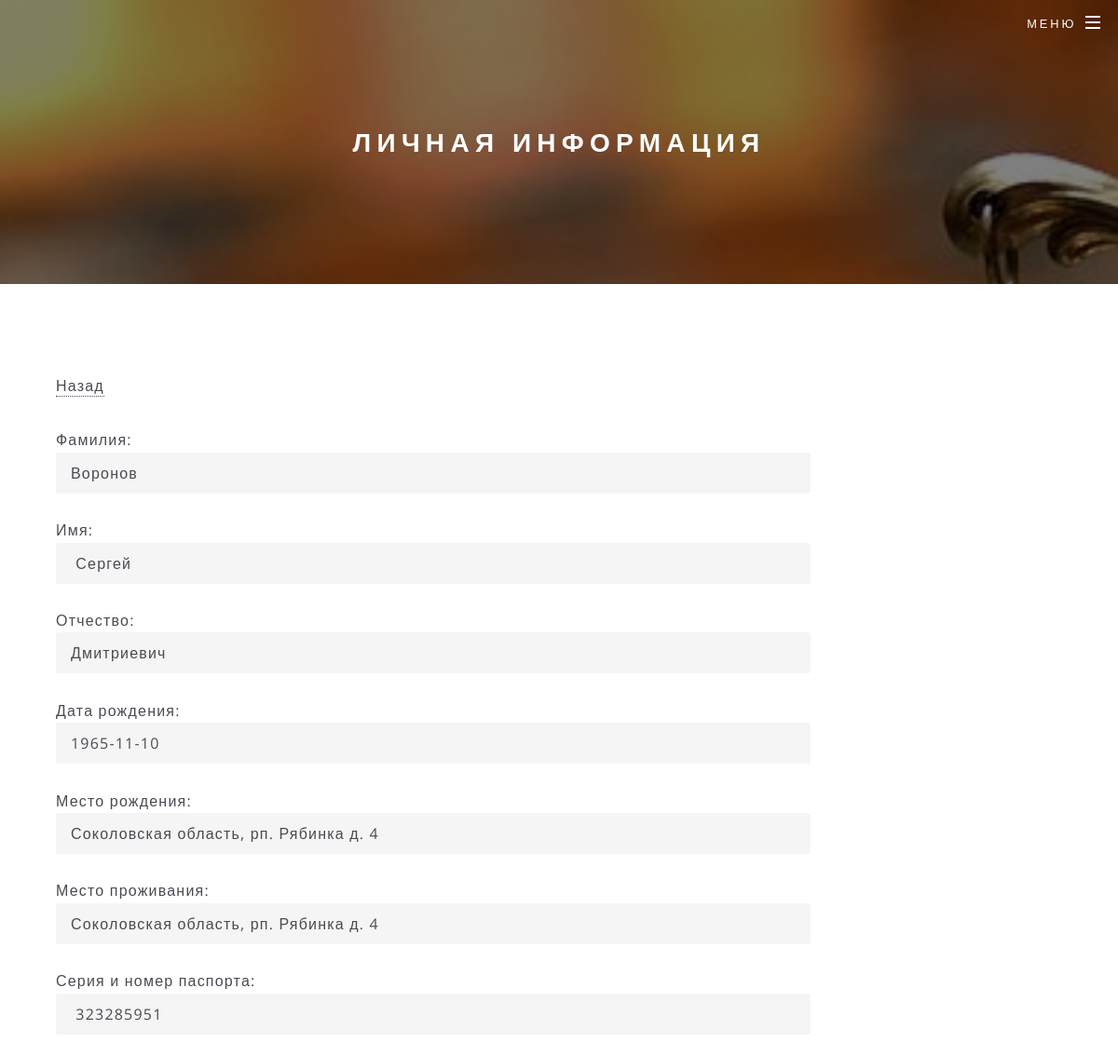
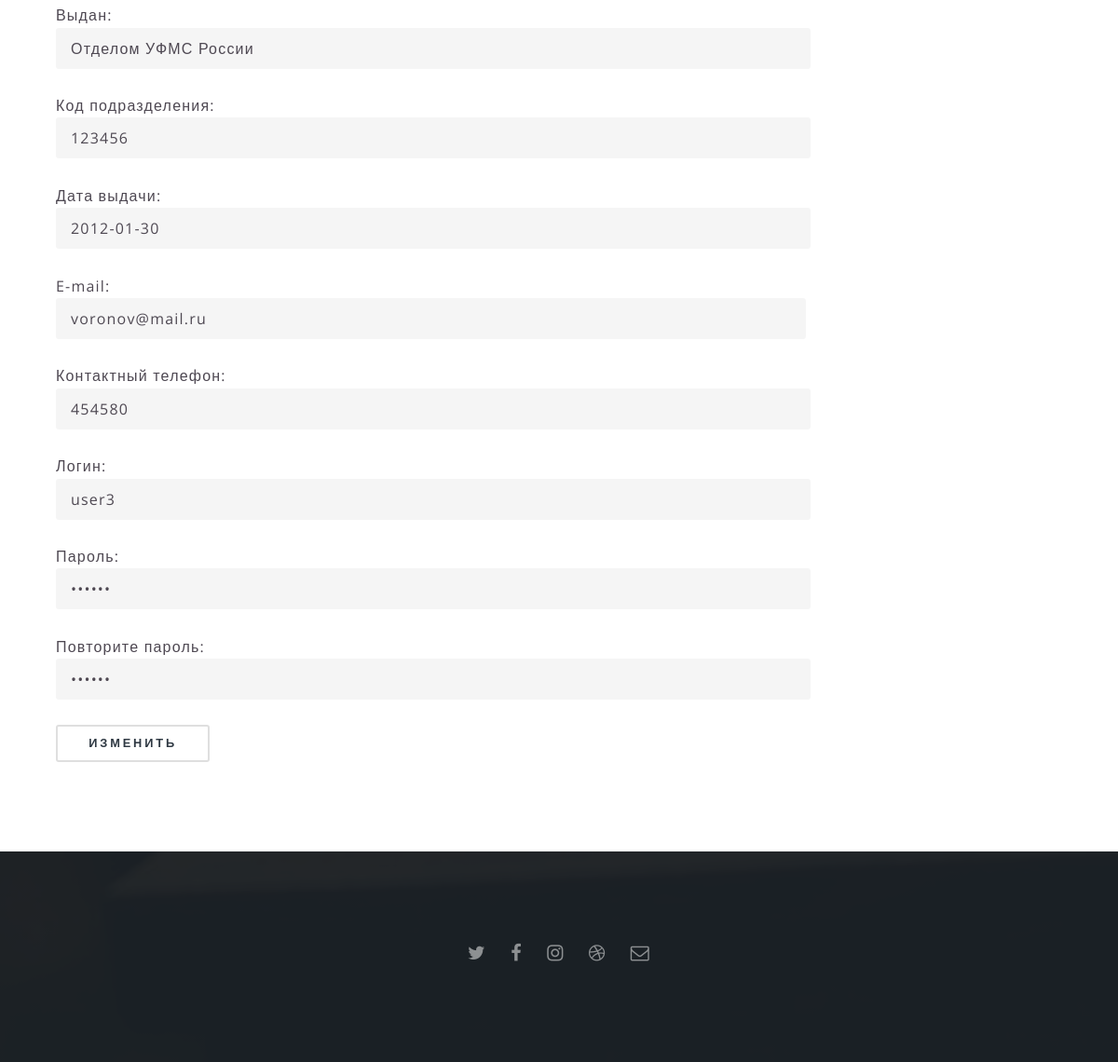
The app's page /additional/personal_area.php?red=1 (signed in) with its own data (2 pictures, top to bottom).
### tables this page shows
CREATE TABLE `users` (
  `id` int(11) NOT NULL,
  `name` text NOT NULL,
  `surname` text NOT NULL,
  `patronymic` text NOT NULL,
  `dob` date NOT NULL,
  `bpl` text NOT NULL,
  `residence` text NOT NULL,
  `passportID` varchar(15) NOT NULL,
  `issued` text NOT NULL,
  `division_code` varchar(15) NOT NULL,
  `doi` date NOT NULL,
  `mail` varchar(25) NOT NULL,
  `telf` varchar(15) NOT NULL,
  `login` varchar(25) NOT NULL,
  `password` varchar(25) NOT NULL,
  `ip` int(25) NOT NULL
);

### additional/personal_area.php (the view, shortened to what this page needs)
<?php
include("../include/header.php");
?>
<article id="main">
    <header>
        <h2>Личная информация</h2>
    </header>
    <section class="wrapper style5">
        <div class="inner">
        <?php
        $red = (int)$_GET['red'];
        if($red == 1){
        $sql = "SELECT * FROM users WHERE id='$id'";
        $result = mysqli_query($link, $sql);
        if ($result) {
            while ($row = mysqli_fetch_array($result)) {
                echo '
                    <p><a href="../additional/personal_area.php">Назад</a></br></p>
                    <form action="" method="post">
                    <p style="margin-bottom:5px; margin-left: 0%">
                        Фамилия: <input type="text" name="nameF" placeholder="Фамилия" style=" width: 75%" required value="' . $row['surname'].'"> <br>
                        Имя: <input type="text" name="nameI" placeholder="Имя" style=" width: 75%" required value=" ' . $row['name'] . '"> <br>
                        Отчество: <input type="text" name="nameO" placeholder="Отчество" style=" width: 75%" required value="' . $row['patronymic'].'"> <br>
                        Дата рождения: <input type="text" name="data" placeholder="Дата рождения" style=" width: 75%" required value="' . $row['dob'] . '"><br>
                        Место рождения: <input type="text" name="mest" placeholder="Место рождения" style=" width: 75%" required value="' . $row['bpl'].'">
                        <br>
                        Место проживания: <input type="text" name="mepro" placeholder="Место проживания" style=" width: 75%" required value="' . $row['residence'].'">
                        <br>
                        Серия и номер паспорта: <input type="text" name="nunb" placeholder="Серия и номер паспорта" style=" width: 75%" required value=" ' . $row['passportID'].'"> <br>
                        Выдан: <input type="text" name="vidn" placeholder="Выдан" style=" width: 75%" required value="' . $row['issued'] . '"> <br>
                        Код подразделения: <input type="text" name="code" placeholder="Код подразделения" style=" width: 75%" required value="' . $row['division_code'] . '"> <br>
                        Дата выдачи: <input type="text" name="davi" placeholder="Дата выдачи" style=" width: 75%" required value="' . $row['doi'] . '"> <br>
                        E-mail: <input type="email" name="mail" placeholder="E-mail" style=" width: 74.5%" required value="' . $row['mail'].'"> <br>
                        Контактный телефон: <input type="text" name="telf" placeholder="Контактный телефон" style=" width: 75%" required value="' . $row['telf'].'"><br>
                        Логин: <input name="login" type="text" placeholder="Логин"  style=" width: 75%" required value="' . $row['login'].'"><br>
                        Пароль: <input name="password" type="password" placeholder="Пароль" style=" width: 75%" value="' . $row['password'].'"><br>
                        Повторите пароль:
                        <input name="password2" type="password" placeholder="Повторите пароль" style=" width: 75%" value="' . $row['password'].'" ><br>
                        <button name="red" type="submit">Изменить</button>
                    </p>
                </form>';
            }
        }
        }
        ?>
        </div>
    </section>
</article>
<?php
include("../include/footer.php");
?>
</body>
</html>

### records on screen
users: nameF "Воронов", nameI "Сергей", nameO "Дмитриевич", data "1965-11-10", mest "Соколовская область, рп. Рябинка д. 4", mepro "Соколовская область, рп. Рябинка д. 4", nunb "323285951", vidn "Отделом УФМС России", code "123456", davi "2012-01-30", mail "voronov@mail.ru", telf "454580", login "user3"
